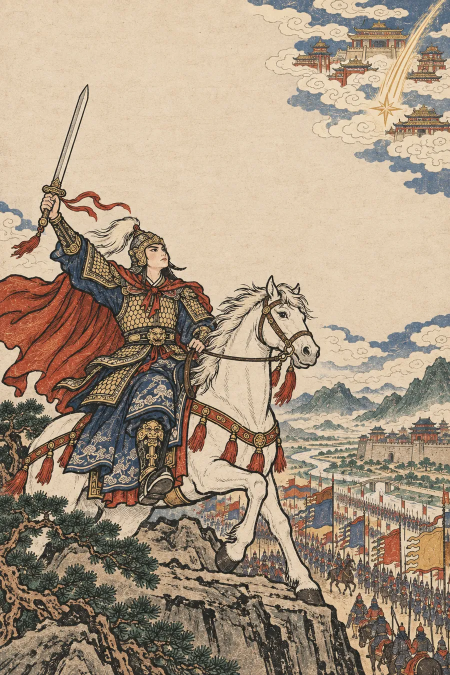
#> input picture assets/ui/title_art.webp, 900 x 1350 px (shown at 1/2 size)
$ python make_og.py
#> lines starting #> are read from the running program, lines starting #| are printed output that depends on the picture
### tools/process_assets.py
# -*- coding: utf-8 -*-
"""assets/raw/*.png(Codex 생성 원본)를 게임용 webp로 줄인다.

    python tools/process_assets.py

- pt_*   → assets/pt/<이름>.webp  (정사각 320px, 초상)
- sc_*   → assets/sc/<이름>.webp  (가로 1280px, 장면)
- title_art → assets/ui/title_art.webp (세로 그림, 없으면 장면 sc_market으로 대신)
- 종이 질감(assets/ui/paper.webp)은 그림 생성 대신 여기서 직접 만든다.
- 아이콘(icon-192/512.png)도 만든다. 공유용 썸네일은 tools/make_og.py.
"""
import os, glob, random
import numpy as np
from PIL import Image, ImageDraw, ImageFilter, ImageFont

ROOT = os.path.dirname(os.path.dirname(os.path.abspath(__file__)))
RAW = os.path.join(ROOT, 'assets', 'raw')
OUT = {k: os.path.join(ROOT, 'assets', k) for k in ('pt', 'sc', 'ui')}
for d in OUT.values():
    os.makedirs(d, exist_ok=True)


# [4 lines left out: function fit_width, not called in this run]


def save_webp(im, path, q=82):
    im.convert('RGB').save(path, 'WEBP', quality=q, method=6)


# [82 lines left out: functions portraits, scenes, title, paper, serif_font, icons, not called in this run]


# [5 lines that do not run on import are left out]

### tools/make_og.py
# -*- coding: utf-8 -*-
"""링크를 나눌 때(카카오톡·문자·SNS) 뜨는 썸네일(assets/ui/og-thumb.jpg, 1200×630)을 만든다.

    python tools/make_og.py [게임 화면 스크린숏]

- 바탕: 제목 화면 그림(assets/ui/title_art.webp), 아래 띠에 제목.
- 오른쪽: 실제 도트 맵 화면 카드(기본: tests/shots/world-desktop/ch3_2walk.png — tests/world_shots.mjs가 만든다).
- 카카오톡은 한 번 읽은 썸네일을 오래 기억하므로, 그림을 바꾸면 파일 이름도 바꾸고 index.html의 og:image를 고친다.
"""
import os
import sys

from PIL import Image, ImageDraw, ImageFilter, ImageFont

sys.path.insert(0, os.path.dirname(os.path.abspath(__file__)))
from process_assets import ROOT, serif_font  # noqa: E402

W, H = 1200, 630
OUT = os.path.join(ROOT, 'assets', 'ui', 'og-thumb.jpg')
SHOT = sys.argv[1] if len(sys.argv) > 1 else os.path.join(ROOT, 'tests', 'shots', 'world-desktop', 'ch3_2walk.png')
CROP = (205, 190, 900, 722)  # 3장 고향 마을: 초가·대청·마을 사람·매화나무


def main():
    t = Image.open(os.path.join(ROOT, 'assets', 'ui', 'title_art.webp')).convert('RGB')
#> t is the input picture: PIL image 900x1350 RGB; mean R, G, B 169.7, 151, 129.8
    r = max(W / t.width, H / t.height)
#> r = 1.33
    t = t.resize((round(t.width * r), round(t.height * r)), Image.LANCZOS)
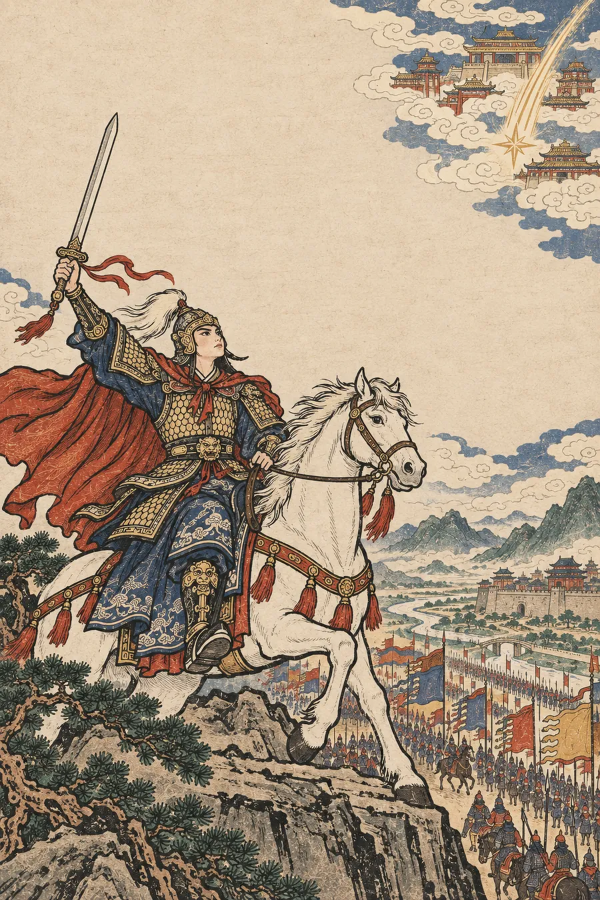
#> t: PIL image 1200x1800 RGB (shown at 1/2 size); mean R, G, B 169.7, 151, 129.8
    t = t.crop(((t.width - W) // 2, (t.height - H) // 2, (t.width - W) // 2 + W, (t.height - H) // 2 + H)).convert('RGBA')
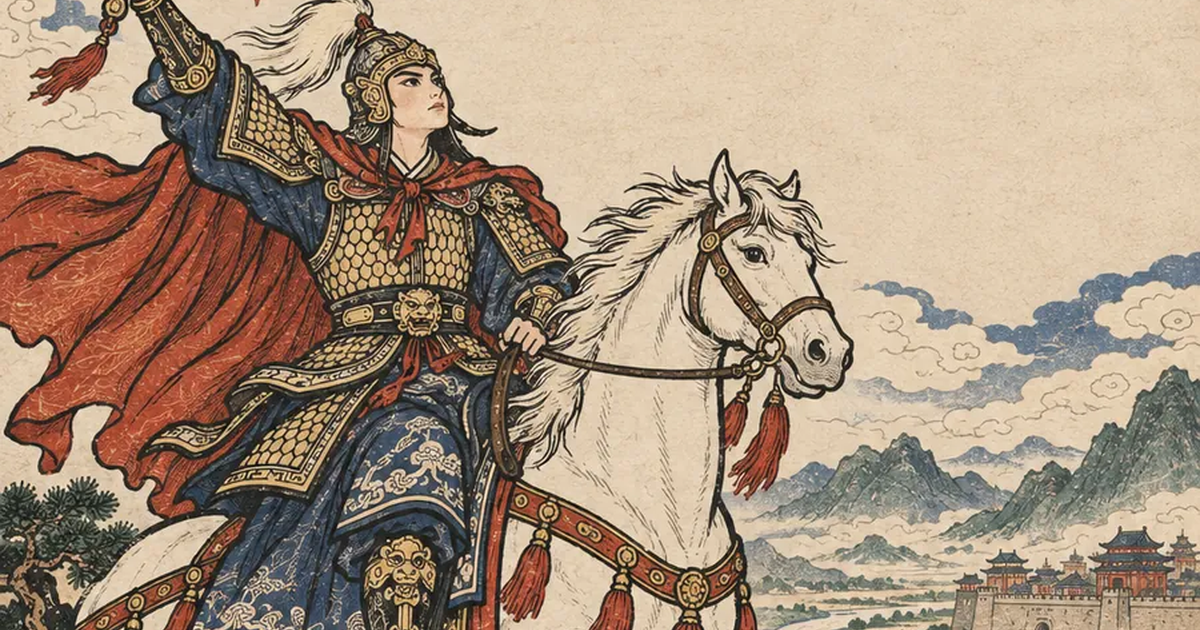
#> t: PIL image 1200x630 RGBA; mean R, G, B, A 166.7, 145, 124.4, 255

    ov = Image.new('RGBA', (W, H), (0, 0, 0, 0))
#> ov: PIL image 1200x630 RGBA; every value is 0
    d = ImageDraw.Draw(ov)
    d.rectangle([0, H - 170, W, H], fill=(239, 226, 195, 232))
    t = Image.alpha_composite(t, ov)
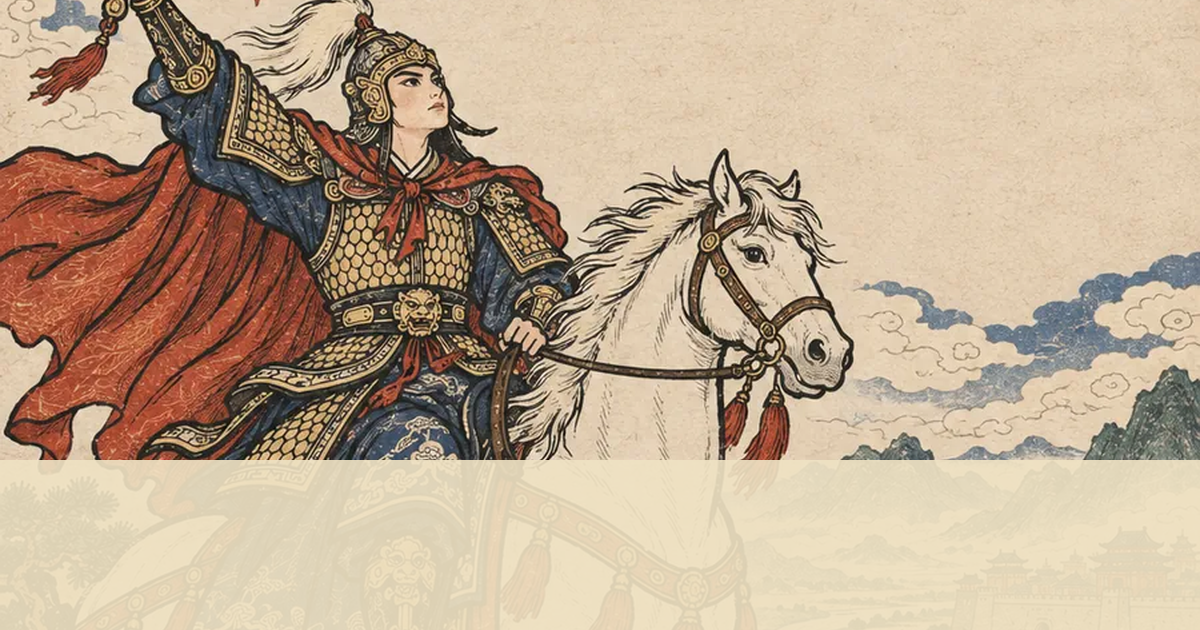
#> t: PIL image 1200x630 RGBA; mean R, G, B, A 190.5, 169, 144.9, 255

    # 도트 화면 카드
#> (the run stopped early here; a loop or call above may not have finished)
